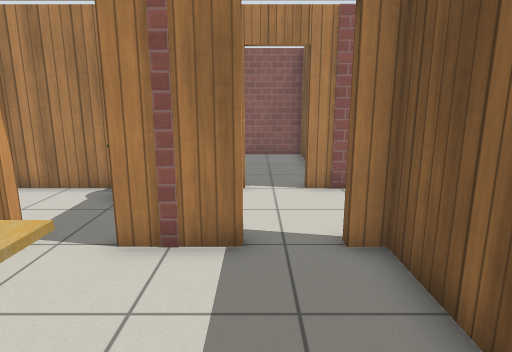
view 1 (above)

22 first-person views from a walk through a Gazebo world. The camera is 1.2 m above the floor, tilts 12° down and sees 75° across. The floor is counted in squares, 0.5 m on a side. Each view is taken from the middle of a square. On the plan, view 1 faces up. The plan holds only what a view shows up to about 19 squares ahead; the rest is blank. Robots are left out. Simple patterns stand in for the simulator's built-in surfaces. Some stock models are drawn as simple stand-ins. Some surface patterns are stand-ins.

view 2
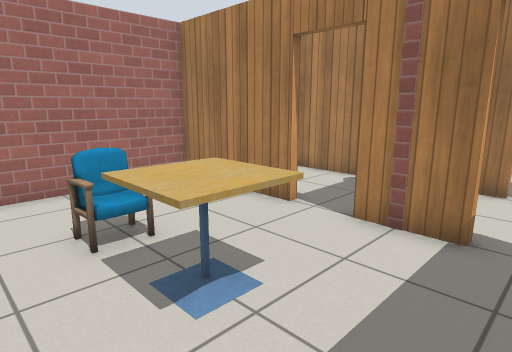

view 3
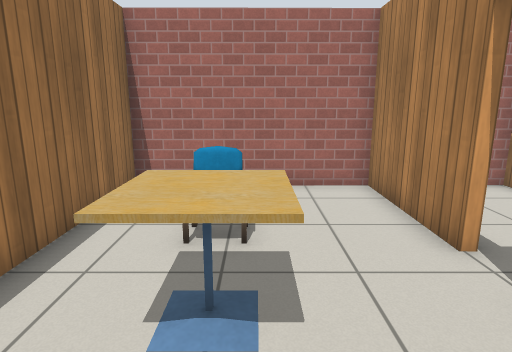

view 4
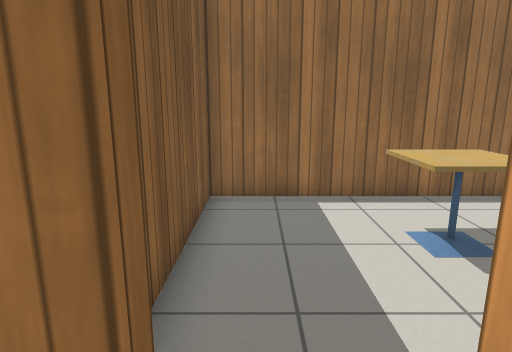

view 5
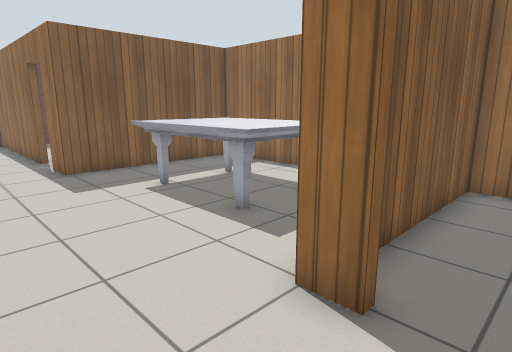

view 6
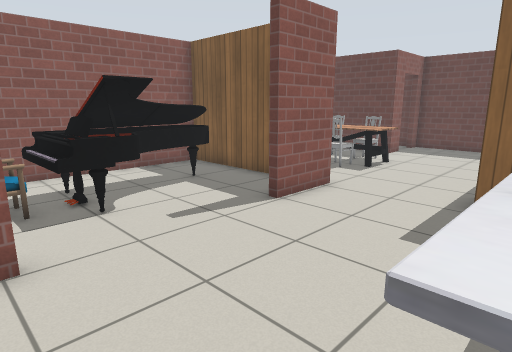

view 7
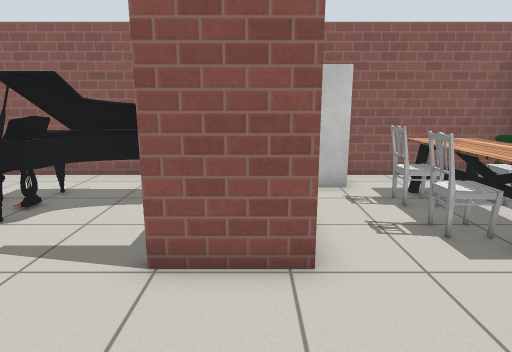

view 8
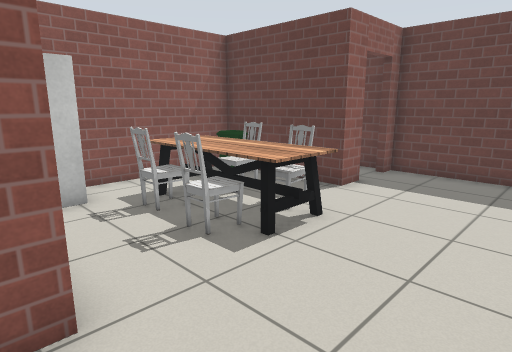

view 9
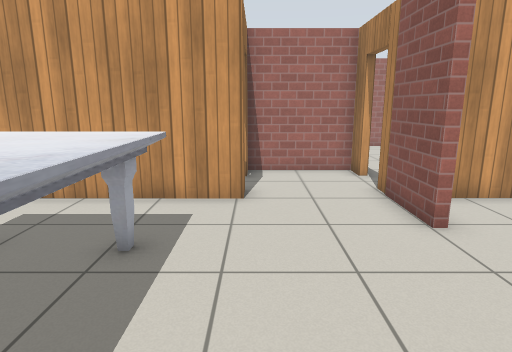

view 10
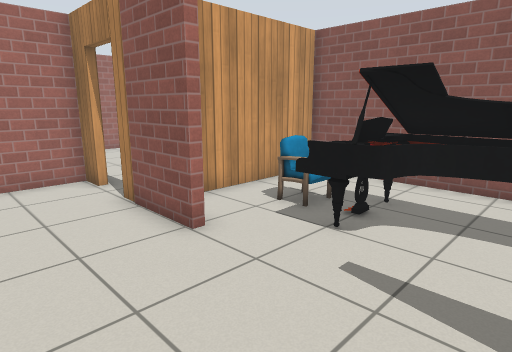

view 11
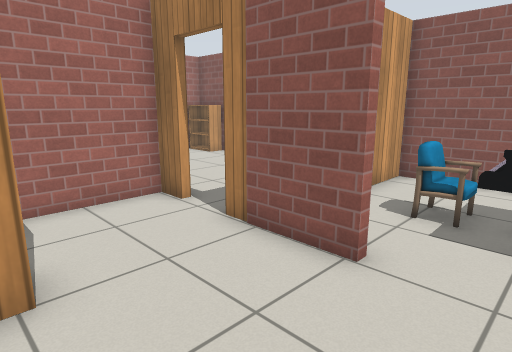

view 12
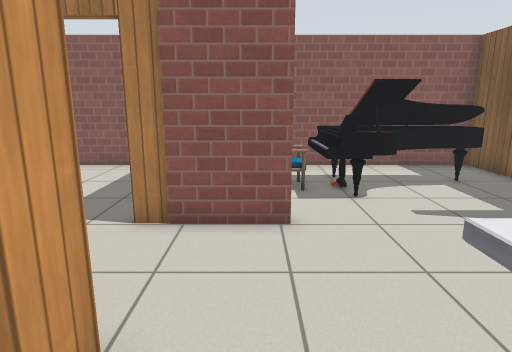

view 13
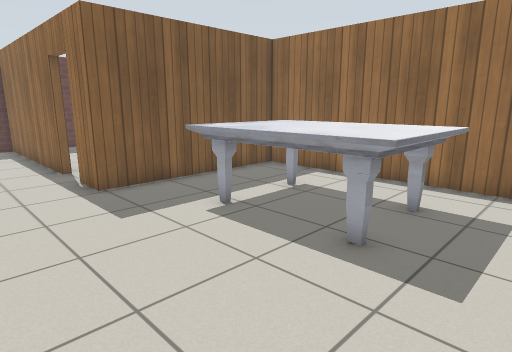

view 14
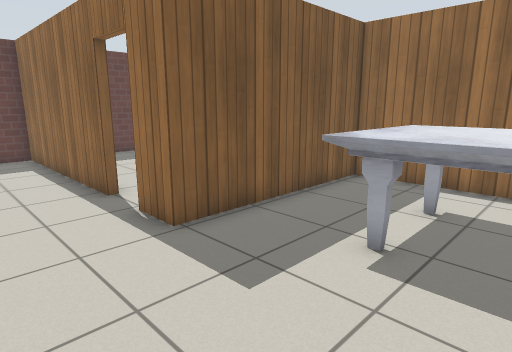

view 15
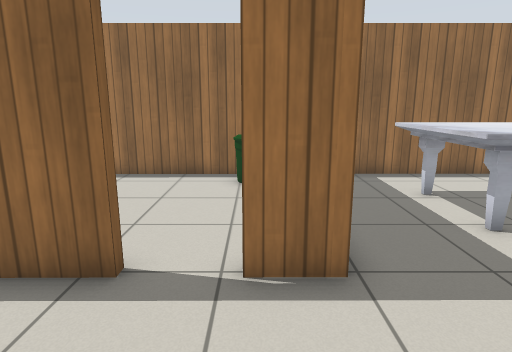

view 16
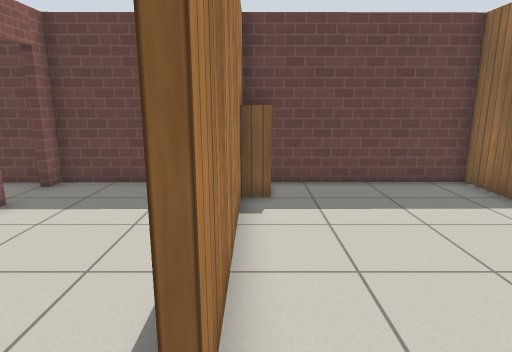

view 17
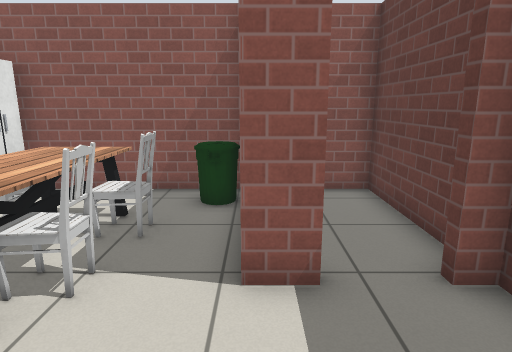

view 18
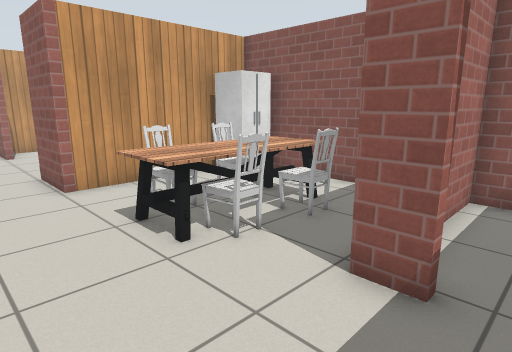

view 19
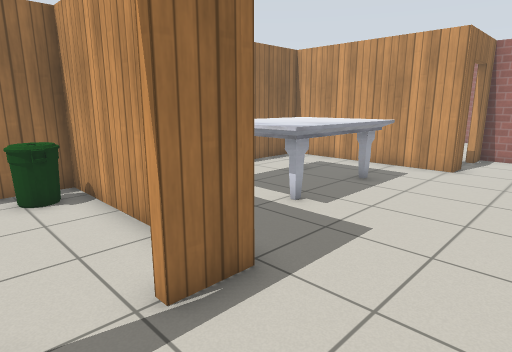

view 20
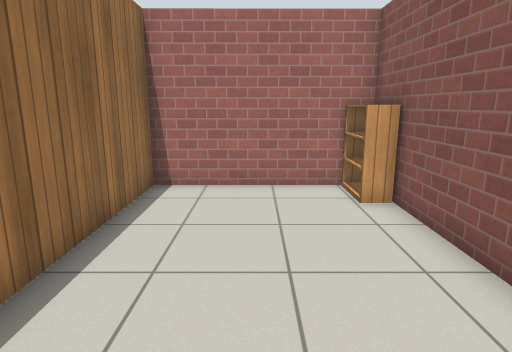

view 21
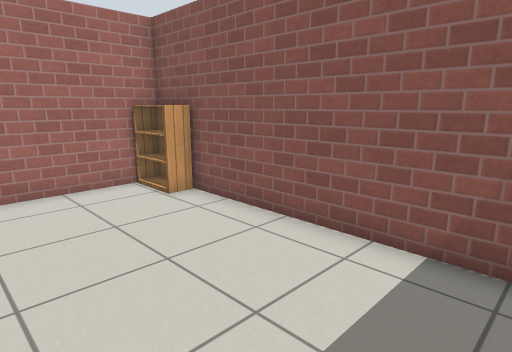

view 22
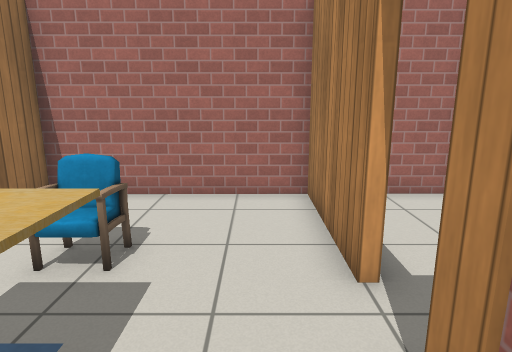

### Floor plan
Points are (right, up) in squares from view 1. A wall is a line through its corners. A room is listed if a view was taken in it or the views show most of it. See-through windows are left out.
Room 1 (views 1, 2, 3, 22)
walls: (-4.2, 5.4) (-8.9, 5.4) (-8.9, -1.6) (2.2, -1.6) (2.3, 5.4); (-0.2, 5.4) (-2.4, 5.4)
ways out: open door at (0.7, 5.7) to room 2; open door at (-3.3, 5.7) to room 7
objects: chair (-5, 1) to (-5, 2); cafe table (-3, 1) to (-2, 2)
Room 2 (views 4, 5, 6, 7, 8, 9, 10, 11, 12, 13, 14)
walls: (4.7, 9.6) (1.6, 9.6); (1.5, 5.6) (2.6, 5.6) (2.5, -1.6) (12.7, -1.6) (12.7, 5.7); (12.9, 9.6) (10.4, 9.6) (10.4, 10); (12.7, 11.9) (12.7, 16.5) (2.6, 16.5) (2.6, 10.1); (-0.2, 9.6) (-1.3, 9.6) (-1.3, 5.6) (-0.2, 5.6)
ways out: open door at (0.7, 5.7) to room 1; opening at (13, 8) to room 3; open door at (0.5, 10) to room 5
objects: marble table (5, 1) to (10, 4); chair (5, 13); other object (6, 12) to (11, 14)
Room 3 (views 15, 17, 18, 19)
walls: (22, 11.1) (20.8, 11.1) (20.8, 16.5) (13.5, 16.5); (15.9, 5.7) (24.3, 5.7) (24.3, 11.1) (23.7, 11.1); (12.9, 15.7) (12.9, 9.6); (12.7, 5.7) (14.3, 5.7)
ways out: opening at (13, 8) to room 2; opening at (24, 6) to room 4; open door at (15.5, 5.5) to room 4; open door at (22.5, 11) to room 6
objects: fridge (14, 15) to (14, 16); dining table (16, 10) to (18, 14); chair (16, 11) to (16, 12); chair (16, 13) to (16, 14); chair (18, 11) to (19, 11); chair (18, 13) to (19, 13); bin (20, 15) to (20, 16)
Room 4 (view 16)
walls: (22.2, 5.3) (15.9, 5.3); (22.4, -1.6) (24.4, -1.6) (24.3, 4.5); (12.9, 3) (12.9, -1.6) (19, -1.6)
ways out: opening at (24, 6) to room 3; open door at (15.5, 5.5) to room 3
objects: bin (14, -1) to (14, 0); bookshelf (23, 5) to (24, 5)
Room 5 (views 20, 21)
walls: (2.3, 14.7) (2.3, 16.5) (-9, 16.5) (-8.9, 9.9) (-2.6, 9.9)
ways out: open door at (0.5, 10) to room 2
objects: bookshelf (-8, 16) to (-7, 16)
Room 6 (no view inside)
walls: (24.3, 11.6) (24.3, 16.5) (21.1, 16.5) (21.1, 14.4)
ways out: open door at (22.5, 11) to room 3
Room 7 (no view inside)
walls: (-4.1, 9.6) (-8.9, 9.6) (-8.9, 7.5)
ways out: open door at (-3.3, 5.7) to room 1

Positions as (right, up) in squares from view 1, and headings:
1: (0, 0), facing up
2: (1, -1), facing up-left
3: (1, 2), facing left
4: (1, 7), facing down
5: (0, 9), facing down-right
6: (4, 4), facing up-right
7: (12, 5), facing up
8: (12, 6), facing up-right
9: (11, 6), facing left
10: (10, 6), facing up-left
11: (7, 5), facing up-left
12: (4, 3), facing up
13: (3, 9), facing down-right
14: (7, 9), facing down-right
15: (14, 10), facing down
16: (14, 5), facing right
17: (21, 7), facing up
18: (23, 7), facing up-left
19: (16, 9), facing down-left
20: (1, 13), facing left
21: (1, 11), facing up-left
22: (0, 4), facing left
